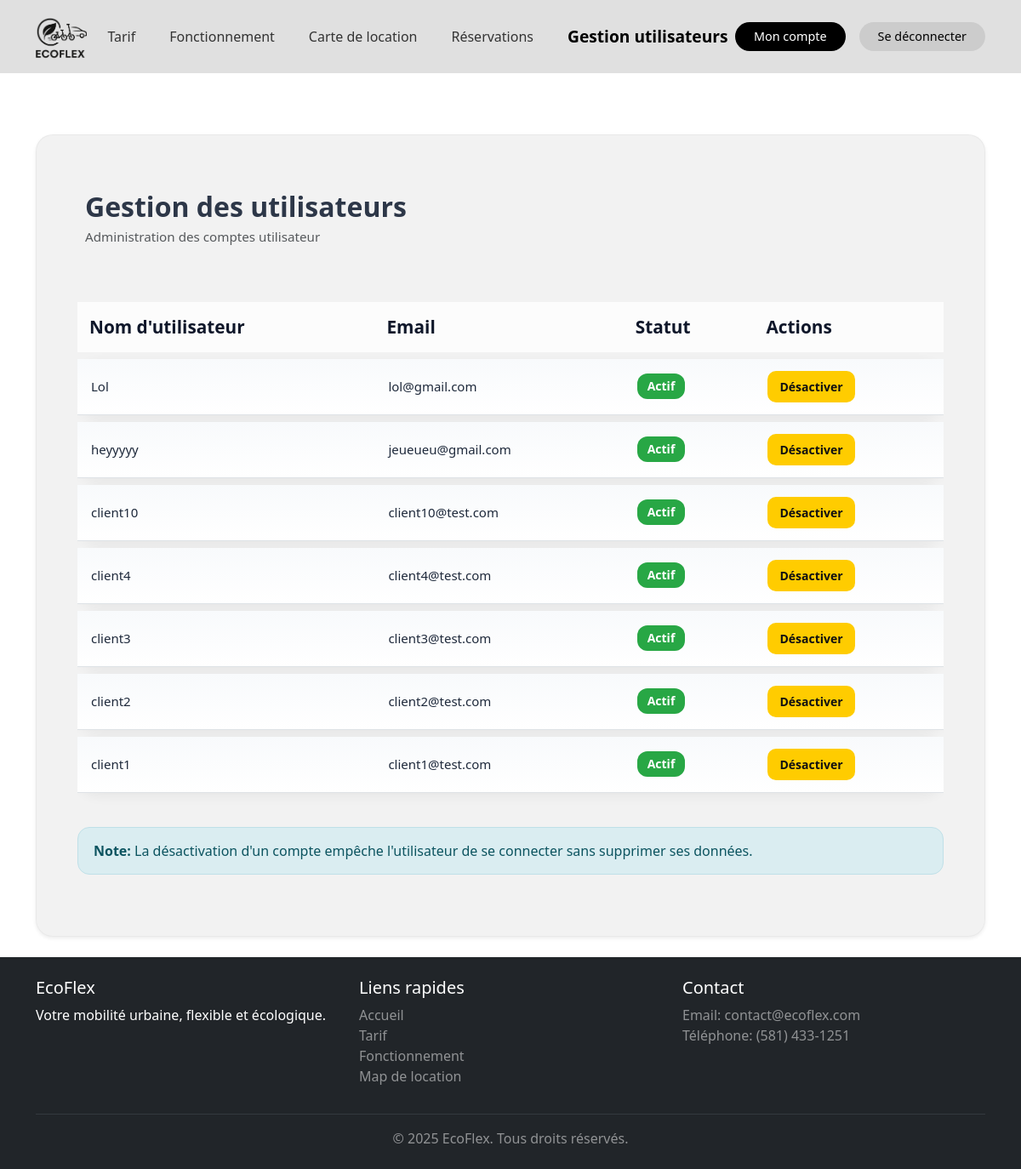
The app's page /gestion_users/ (signed in) with its own data.
### ecoflex/models.py (models this page shows, shortened)
class User(AbstractUser):
    numero_permis = models.CharField(max_length=5, unique=True, blank=True, null=True)
    phone_number = models.CharField(
        max_length=20,
        null=True,
        blank=True,
        validators=[
            RegexValidator(
                regex=r'^(\+?\d{1,3}[-.\s]?)?\(?\d{3}\)?[-.\s]?\d{3}[-.\s]?\d{4}$',
                message='Format de téléphone invalide.'
            )
        ]
    )
    birth_date = models.DateField(
        null=True,
        blank=True
    )
    address = models.CharField(
        max_length=255,
        null=True,
        blank=True,
        validators=[
            RegexValidator(
                regex=r'^[0-9]{1,5}\s+[0-9a-zA-ZÀ-ÿ\s\-\']+(?:,\s*(?:Suite|Apt|Bureau|Unité)\s+[0-9a-zA-Z\-]+)?$',
                message='Adresse invalide.'
            )
        ]
    )
    city = models.CharField(
        max_length=100,
        null=True,
        blank=True,
        validators=[
            RegexValidator(
                regex=r"^[a-zA-ZÀ-ÿ\s'-]+$",
                message='Ville invalide.'
            )
        ]
    )
    province = models.CharField(
        max_length=100,
        null=True,
        blank=True,
        validators=[
            RegexValidator(
                regex=r'^(AB|BC|MB|NB|NL|NS|NT|NU|ON|PE|QC|SK|YT)$',
                message='Province invalide.'
            )
        ]
    )
    postal_code = models.CharField(
        max_length=20,
        null=True,
        blank=True,
        validators=[
            RegexValidator(
                regex=r'^^[ABCEGHJKLMNPRSTVXY][0-9][ABCEGHJKLMNPRSTVWXYZ] [0-9][ABCEGHJKLMNPRSTVWXYZ][0-9]$ || ^^[ABCEGHJKLMNPRSTVXY][0-9][ABCEGHJKLMNPRSTVWXYZ][0-9][ABCEGHJKLMNPRSTVWXYZ][0-9]$',
                message='Code postal invalide.'
            )
        ]
    )
    class Meta:
        verbose_name = "Utilisateur"
        verbose_name_plural = "Utilisateurs"

### ecoflex/views.py (the view)
# urls.py: path('gestion_users/', views.gestion_users, name='gestion_users'),
def gestion_users(request):
    if not request.user.is_authenticated or not request.user.is_staff:
        messages.error(request, "Vous n'avez pas les permissions pour accéder à cette page.")
        return redirect('accueil')
    users = User.objects.filter(is_superuser=False).order_by('-date_joined')
    return render(request, 'ecoflex/gestion_users.html', {'users': users})

### ecoflex/templates/ecoflex/gestion_users.html (shortened to what this page needs)
{% extends 'base.html' %}
{% load static %}
{% block content %}
<div class="container mt-5">
    <div class="row">
        <div class="col-12">
            <div class="card shadow-sm">
                <div class="card-header ">
                    <h3 class="mb-0">Gestion des utilisateurs</h3>
                    <p class="mb-0 text-muted">Administration des comptes utilisateur</p>
                </div>
                <div class="card-body">
                    <div class="table-responsive">
                        <table class="table table-hover">
                            <thead class="table-light">
                                <tr>
                                    <th>Nom d'utilisateur</th>
                                    <th>Email</th>
                                    <th>Statut</th>
                                    <th>Actions</th>
                                </tr>
                            </thead>
                            <tbody>
                                {% for user_item in users %}
                                <tr>
                                    <td>{{ user_item.username }}</td>
                                    <td>{{ user_item.email }}</td>
                                    <td>
                                        {% if user_item.is_active %}
                                        <span class="badge bg-success">Actif</span>
                                        {% else %}
                                        <span class="badge bg-secondary">Inactif</span>
                                        {% endif %}
                                    </td>
                                    <td>
                                        {% if user_item.is_active %}
                                        <a href="#" class="btn btn-sm btn-warning"
                                            onclick="confirmerChangementStatut(event, '{% url 'action_status' user_item.id %}', 'désactiver'); return false;">
                                            Désactiver
                                        </a>
                                        {% else %}
                                        <a href="#" class="btn btn-sm btn-success"
                                            onclick="confirmerChangementStatut(event, '{% url 'action_status' user_item.id %}', 'activer'); return false;">
                                            Activer
                                        </a>
                                        {% endif %}
                                    </td>
                                </tr>
                                {% empty %}
                                <tr>
                                    <td colspan="4" class="text-center text-muted">Aucun utilisateur trouvé</td>
                                </tr>
                                {% endfor %}
                            </tbody>
                        </table>
                    </div>
                    <div class="alert alert-info mt-3">
                        <strong>Note:</strong> La désactivation d'un compte empêche l'utilisateur de se connecter sans
                        supprimer ses données.
                    </div>
                </div>
            </div>
        </div>
    </div>
</div>
{% endblock %}

### ecoflex/templates/base.html (style rules this page uses)
html, body { height: 100%; }
body { display: flex; flex-direction: column; }

### ecoflex/templates/ecoflex/gestion_users.html (style rules this page uses)
.card { background: rgba(0, 0, 0, 0.05); padding: 2.5rem 2rem; border-radius: 20px; border: 1px solid rgba(0, 0, 0, 0.04); box-shadow: 0 12px 24px rgba(0, 0, 0, 0.04); transition: all 0.3s ease; }
.card-header { background: transparent !important; border: transparent !important; padding: 20px 25px; border-radius: 18px 18px 0 0 !important; }
.card-header { padding: 25px; }
.card-header h3 { border-bottom: none; font-size: 2rem; font-weight: 800; color: #2d3748; margin-bottom: 1.5rem; }
.card-header p { margin: 4px 0 0; font-size: 0.95rem; color: #4a5568; line-height: 1.6; }
.table { margin-top: 15px; border-collapse: separate !important; border-spacing: 0 8px !important; }
.table thead th { border-bottom: none; font-size: 1.3rem; font-weight: 700; color: #0f172a; background: rgba(255, 255, 255, 0.8); padding: 14px; gap: 4px; }
.table tbody tr { box-shadow: 0 4px 14px rgba(0, 0, 0, 0.05); border-radius: 24px; transition: all .2s ease; background: transparent !important; }
.table td { background: linear-gradient(180deg, #f8fafc 0%, #ffffff 100%); backdrop-filter: blur(8px); padding: 14px 16px; vertical-align: middle; font-size: 15px; color: #1e293b; }
.badge { font-size: 14px; padding: 8px 12px; border-radius: 12px; }
.bg-success { background: #28a745 !important; }
.btn-sm { padding: 8px 14px; border-radius: 10px; font-size: 14px; font-weight: 600; transition: all .25s ease; }
.btn-warning { background: #ffcc00 !important; color: #111 !important; border: none; }
.alert-info { margin-top: 25px; background: rgba(209, 236, 241, 0.7); border: 1px solid #bfe0e8; border-radius: 14px; padding: 15px 18px; color: #0c5460; }

### records on screen
User: username "Lol", email "lol@gmail.com", is_active "Actif"
User: username "heyyyyy", email "jeueueu@gmail.com", is_active "Actif"
User: username "client10", email "client10@test.com", is_active "Actif"
User: username "client4", email "client4@test.com", is_active "Actif"
User: username "client3", email "client3@test.com", is_active "Actif"
User: username "client2", email "client2@test.com", is_active "Actif"
User: username "client1", email "client1@test.com", is_active "Actif"
